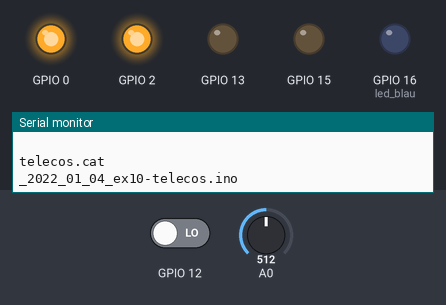
Simulated run of this sketch. Board: ESP8266 (NodeMCU). On the bench: output pins drawn as LEDs (lit = HIGH), the last lines printed to the serial monitor. Dashed ring = blinking. Inputs (shaded band) come from the test bench; at power-on: GPIO 12 LOW, A0 = 512. WiFi joins after 1.5 s; servers stay silent unless stated.

Above: at 2.75 s.
3.6 s: GPIO 12 driven HIGH
At 3.9 s:
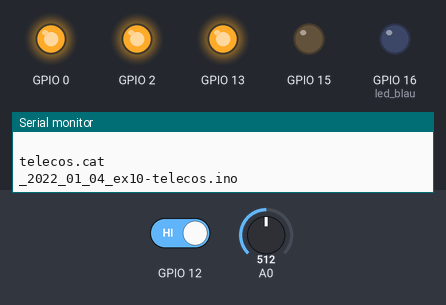
At 6.4 s:
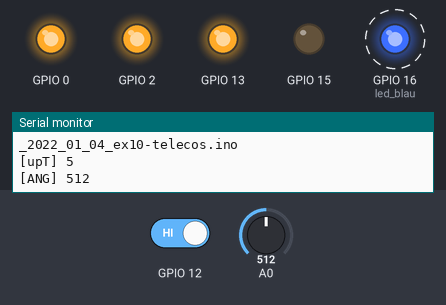
Timing chart, 0 to 13.1 s (numbered marks = the images above; inputs shaded):
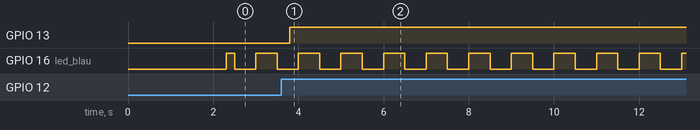

The sketch:

10_2022_01_04_ex10-telecos.ino
```cpp
//_2022_01_04_ex10-telecos.ino
//curs tardor 2022 telecos.cat
//jnogues@gmail.com
//pseudo-multitasking i blynk

//------------------ LLIBRERIES --------------------------------------------------------------------
#define BLYNK_PRINT Serial //Activo missatges de blynk per debug
#include <ESP8266WiFi.h> //Llibreria WIFI
#include <BlynkSimpleEsp8266.h> //Llibreria Blynk app
BlynkTimer taskScheduler;//organitzador de tasques
//--------------------------------------------------------------------------------------------------

//------------------ CONFIGURACIÓ ------------------------------------------------------------------
char auth[] = "xxxxxxxxxxxxxxxxxxxxxxxxxxxx"; //token (super-password) obtingut a l'app del mòbil
char ssid[] = "xxxxxxxxxxxx"; //xarxa wifi
char pass[] = "xxxxxxxxxxxx"; //password wifi
#define led_blau 16  //led blau de la nodeMCU
//--------------------------------------------------------------------------------------------------


//------------------ VARIABLES ---------------------------------------------------------------------
//Més info a : https://programarfacil.com/blog/arduino-blog/tipos-de-datos-en-arduino/
unsigned int valueA0=0;//valor de 0 a 65535,16 bits
unsigned int limitA0=512;
//--------------------------------------------------------------------------------------------------

/*------------------recordatori de pins virtuals utilitzats-----------------------------------------
V0    upTime
V1    valueA0
V3    led virtual estat SORTIDA gpio0, cal afegir un interruptor virtual assignat a gpio0
V4    led virtual estat SORTIDA gpio2, cal afegir un interruptor virtual assignat a gpio2
V5    led virtual estat SORTIDA gpio13, el pulsador físic gpio12 commuta el seu estat
V10   led virtual alarma A0

--------------------------------------------------------------------------------------------------*/

boolean stateGPIO16=0;
boolean stateGPIO0=0;
boolean prevstateGPIO0=0;
boolean stateGPIO2=0;
boolean prevstateGPIO2=0;
boolean stateGPIO13=0;
boolean prevstateGPIO13=0;
boolean stateGPIO12=0;
boolean prevstateGPIO12=0;
boolean stateGPIO14=0;
boolean prevstateGPIO14=0;

void setup()
{
  Serial.begin(115200);
  delay(500);
  Serial.println(" ");
  Serial.println("telecos.cat");
  Serial.println("_2022_01_04_ex10-telecos.ino");

  pinMode(0, OUTPUT);
  digitalWrite(0,HIGH);
  pinMode(2, OUTPUT);
  digitalWrite(2,HIGH);
  pinMode(13, OUTPUT);
  digitalWrite(13,LOW);
  pinMode(15, OUTPUT);
  digitalWrite(15,LOW);
  pinMode(4, INPUT);
  pinMode(5, INPUT);
  pinMode(12, INPUT);
  pinMode(14, INPUT);
  pinMode(led_blau, OUTPUT);

  taskScheduler.setInterval(500L,  toggleLed);            //tasca 1
  taskScheduler.setInterval(5000L, upTime);               //tasca 2
  taskScheduler.setInterval(5001L, analogA0);             //tasca 3
  taskScheduler.setInterval(300L,  checkInputsOutputs);   //tasca 4

  // Servidor de Blynk
  // IP del servidor privat de blynk del @rprimTech
  Blynk.begin(auth, ssid, pass, IPAddress(5,196,88,155), 8080);

}

void loop()
{
   taskScheduler.run();
   Blynk.run();         //Aquí fa la màgia Blynk
}


//***********************TASQUES***********************

//tasca 1
void toggleLed()
{
  digitalWrite(led_blau, !digitalRead(led_blau));
}

//tasca 2
void upTime()
{
  //Serial.print("[upT] ");
  //Serial.println(millis());
  Serial.printf("[upT] %u \n", millis()/1000);//fa el mateix
  Blynk.virtualWrite(V0, millis()/1000);
}

//tasca 3
void analogA0()
{
  valueA0=analogRead(A0);
  Serial.printf("[ANG] %d \n", valueA0);
  Blynk.virtualWrite(V1, valueA0);
  if (valueA0 >= limitA0)
  {
    Blynk.virtualWrite(V10, 255);
  }
  else
  {
    Blynk.virtualWrite(V10, 0);
  }
}

//tasca 4
void checkInputsOutputs()
{
  //GPIO0
  stateGPIO0=digitalRead(0);
  if (stateGPIO0!=prevstateGPIO0)
  {
    if (stateGPIO0==0) Blynk.virtualWrite(V3,255);
    if (stateGPIO0==1) Blynk.virtualWrite(V3,0);
  }
  prevstateGPIO0=stateGPIO0;

  //GPIO2
  stateGPIO2=digitalRead(2);
  if (stateGPIO2!=prevstateGPIO2)
  {
    if (stateGPIO2==0) Blynk.virtualWrite(V4,255);
    if (stateGPIO2==1) Blynk.virtualWrite(V4,0);
  }
  prevstateGPIO2=stateGPIO2;

  //Polsador GPIO12 a sortida GPIO13, pulsador físic que commuta GPIO13 i visualització a l'app
  stateGPIO12=digitalRead(12);
  if (prevstateGPIO12==0 && stateGPIO12==1)
  {
    bool temp=digitalRead(13);
    if (temp){ digitalWrite(13,LOW); Blynk.virtualWrite(V5,0);}
    if (!temp){ digitalWrite(13,HIGH); Blynk.virtualWrite(V5,255);}
    prevstateGPIO12=1;
  }
  if (prevstateGPIO12==1 && stateGPIO12==0)
  {
    prevstateGPIO12=0;
  }

  stateGPIO13=digitalRead(13);
  if (stateGPIO13!=prevstateGPIO13)
  {
    if (stateGPIO13==0) Blynk.virtualWrite(V5,0);
    if (stateGPIO13==1) Blynk.virtualWrite(V5,255);
  }
  prevstateGPIO13=stateGPIO13;
}
```

Measured:
- after the input at 3.6 s, GPIO 13: LOW → HIGH after 0.20 s
- by itself, GPIO 16 (led_blau): alternates HIGH for 0.50 s and LOW for 0.50 s
